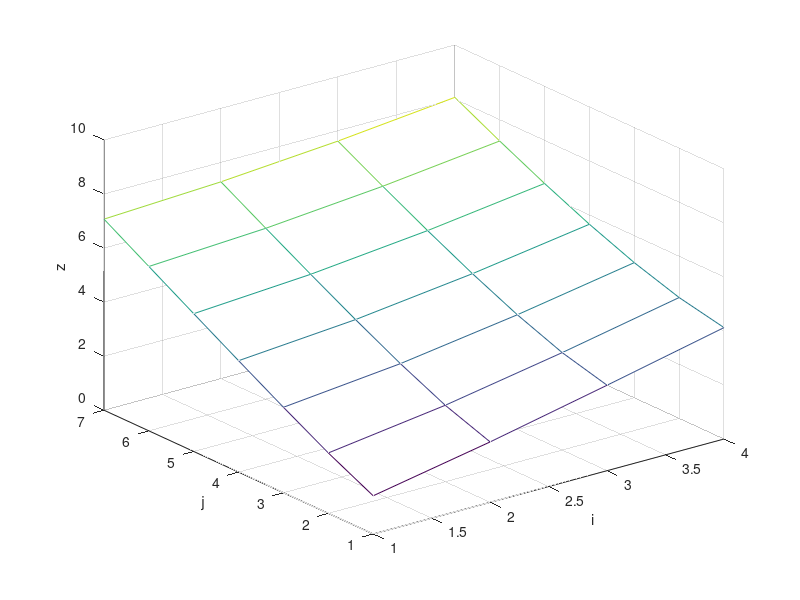

This chart was generated by the following MATLAB code:
% f2_21 same as L2_24 :  Figure 2.21
% Copyright S. Nakamura 1995
set(gcf, 'NumberTitle','off','Name', 'Figure 2.21')

clear,clf
for i=1:4    %  corresponds to x direction
   for j=1:7 %  corresponds to y direction
      z(j,i) = sqrt(i^2 + j^2);
   end
end
mesh(z)
xlabel('i')
ylabel('j')
zlabel('z')
